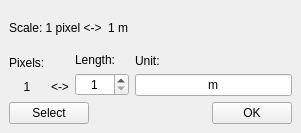
<?xml version="1.0" encoding="UTF-8"?>
<ui version="4.0">
 <class>SetScaleWindow</class>
 <widget class="QMainWindow" name="SetScaleWindow">
  <property name="geometry">
   <rect>
    <x>0</x>
    <y>0</y>
    <width>301</width>
    <height>133</height>
   </rect>
  </property>
  <property name="windowTitle">
   <string>Set Scale</string>
  </property>
  <widget class="QWidget" name="centralwidget">
   <layout class="QGridLayout" name="gridLayout">
    <item row="0" column="0" colspan="4">
     <layout class="QHBoxLayout" name="horizontalLayout">
      <item>
       <widget class="QLabel" name="label">
        <property name="text">
         <string>Scale: 1 pixel &lt;-&gt;</string>
        </property>
       </widget>
      </item>
      <item>
       <widget class="QLabel" name="scaleLabel">
        <property name="text">
         <string>1 m</string>
        </property>
        <property name="alignment">
         <set>Qt::AlignLeading|Qt::AlignLeft|Qt::AlignVCenter</set>
        </property>
       </widget>
      </item>
      <item>
       <spacer name="horizontalSpacer">
        <property name="orientation">
         <enum>Qt::Horizontal</enum>
        </property>
        <property name="sizeHint" stdset="0">
         <size>
          <width>40</width>
          <height>20</height>
         </size>
        </property>
       </spacer>
      </item>
     </layout>
    </item>
    <item row="1" column="0">
     <layout class="QVBoxLayout" name="verticalLayout">
      <item>
       <widget class="QLabel" name="label_2">
        <property name="text">
         <string>Pixels:</string>
        </property>
       </widget>
      </item>
      <item>
       <widget class="QLabel" name="pixelsLabel">
        <property name="text">
         <string>1</string>
        </property>
        <property name="alignment">
         <set>Qt::AlignCenter</set>
        </property>
       </widget>
      </item>
     </layout>
    </item>
    <item row="1" column="1">
     <layout class="QVBoxLayout" name="verticalLayout_2">
      <item>
       <widget class="QLabel" name="label_3">
        <property name="text">
         <string/>
        </property>
       </widget>
      </item>
      <item>
       <widget class="QLabel" name="label_6">
        <property name="text">
         <string>&lt;-&gt;</string>
        </property>
       </widget>
      </item>
     </layout>
    </item>
    <item row="1" column="2">
     <layout class="QVBoxLayout" name="verticalLayout_3">
      <item>
       <widget class="QLabel" name="label_4">
        <property name="text">
         <string>Length:</string>
        </property>
       </widget>
      </item>
      <item>
       <widget class="QSpinBox" name="lengthSpinBox">
        <property name="alignment">
         <set>Qt::AlignCenter</set>
        </property>
        <property name="minimum">
         <number>1</number>
        </property>
        <property name="maximum">
         <number>1000</number>
        </property>
       </widget>
      </item>
     </layout>
    </item>
    <item row="1" column="3">
     <layout class="QVBoxLayout" name="verticalLayout_4">
      <item>
       <widget class="QLabel" name="label_5">
        <property name="text">
         <string>Unit:</string>
        </property>
       </widget>
      </item>
      <item>
       <widget class="QLineEdit" name="unitLineEdit">
        <property name="text">
         <string>m</string>
        </property>
        <property name="alignment">
         <set>Qt::AlignCenter</set>
        </property>
       </widget>
      </item>
     </layout>
    </item>
    <item row="2" column="0" colspan="4">
     <layout class="QHBoxLayout" name="horizontalLayout_2">
      <item>
       <widget class="QPushButton" name="selectPushButton">
        <property name="text">
         <string>Select</string>
        </property>
       </widget>
      </item>
      <item>
       <spacer name="horizontalSpacer_2">
        <property name="orientation">
         <enum>Qt::Horizontal</enum>
        </property>
        <property name="sizeHint" stdset="0">
         <size>
          <width>40</width>
          <height>20</height>
         </size>
        </property>
       </spacer>
      </item>
      <item>
       <widget class="QPushButton" name="okPushButton">
        <property name="text">
         <string>OK</string>
        </property>
       </widget>
      </item>
     </layout>
    </item>
   </layout>
  </widget>
 </widget>
 <resources/>
 <connections/>
</ui>
